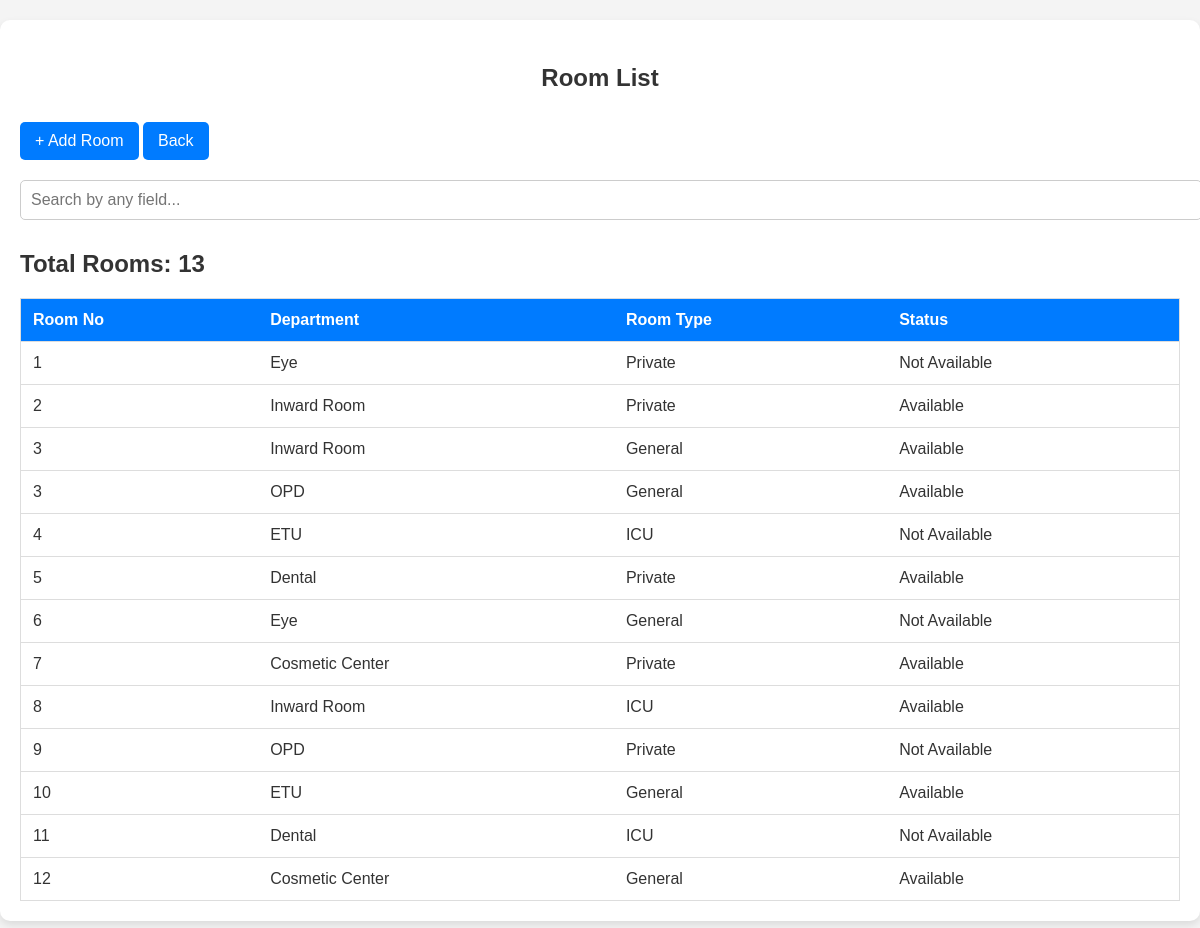
The app's page /hospital/viewroom.php with its own data.
### tables this page shows
CREATE TABLE `rooms` (
  `room_no` int(11) NOT NULL,
  `department` varchar(20) NOT NULL,
  `room_type` varchar(20) NOT NULL,
  `status` varchar(20) NOT NULL
);

### hospital/viewroom.php (the view, shortened to what this page needs)
<?php
include 'conf.php';
$sql = "SELECT * FROM rooms";
$result = mysqli_query($conn, $sql);
$count_sql = "SELECT COUNT(*) AS total_rooms FROM rooms";
$count_result = mysqli_query($conn, $count_sql);
$count_row = mysqli_fetch_assoc($count_result);
$total_rooms = $count_row['total_rooms'];
?>
<!DOCTYPE html>
<html lang="en">
<head>
    <link rel="stylesheet" href="viewtable.css">
</head>
<body>
    <div class="container">
    <h3>Room List</h3>
        <button class="add-patient" onclick="window.location.href='room.php'">+ Add Room</button>
        <button class="back" onclick="window.location.href='roomdash.php'">Back</button>
        <input type="text" id="search" placeholder="Search by any field...">
        <div class="main-content">
            <div class="total-rooms">
                <h2>Total Rooms: <?php echo $total_rooms; ?></h2>
            </div>
            <table id="rooms-table">
                <thead>
                    <tr>
                        <th>Room No</th>
                        <th>Department</th>
                        <th>Room Type</th>
                        <th>Status</th>
                    </tr>
                </thead>
                <tbody>
                    <?php
                    if ($result && mysqli_num_rows($result) > 0) {
                        while ($row = mysqli_fetch_assoc($result)) {
                            echo "<tr>";
                            echo "<td>" . $row['room_no'] . "</td>";
                            echo "<td>" . $row['department'] . "</td>";
                            echo "<td>" . $row['room_type'] . "</td>";
                            echo "<td>" . $row['status'] . "</td>";
                            echo "</tr>";
                        }
                    } else {
                        echo "<tr><td colspan='4'>No rooms available</td></tr>";
                    }
                    ?>
                </tbody>
            </table>
        </div>
    </div>
</body>
</html>

### hospital/viewtable.css (style rules this page uses)
body { font-family: Arial, sans-serif; margin: 0; padding: 0; background-color: #f4f4f4; color: #333; }
.container { max-width: 1200px; margin: 20px auto; background-color: #ffffff; padding: 20px; box-shadow: 0 4px 8px rgba(0, 0, 0, 0.1); border-radius: 10px; }
h3 { text-align: center; color: #333; font-size: 24px; margin-bottom: 20px; }
.add-patient, .back { background-color: #007bff; color: #ffffff; border: none; padding: 10px 15px; font-size: 16px; cursor: pointer; border-radius: 5px; margin: 10px 0; text-align: center; display: inline-block; }
#search { width: 100%; padding: 10px; margin: 10px 0; font-size: 16px; border: 1px solid #ccc; border-radius: 5px; }
table { width: 100%; border-collapse: collapse; margin-top: 20px; border: 1px solid #ddd; }
th, td { padding: 12px; text-align: left; border-bottom: 1px solid #ddd; }
th { background-color: #007bff; color: white; font-weight: bold; }

### records on screen
rooms: room_no "1", department "Eye", room_type "Private", status "Not Available"
rooms: room_no "2", department "Inward Room", room_type "Private", status "Available"
rooms: room_no "3", department "Inward Room", room_type "General", status "Available"
rooms: room_no "3", department "OPD", room_type "General", status "Available"
rooms: room_no "4", department "ETU", room_type "ICU", status "Not Available"
rooms: room_no "5", department "Dental", room_type "Private", status "Available"
rooms: room_no "6", department "Eye", room_type "General", status "Not Available"
rooms: room_no "7", department "Cosmetic Center", room_type "Private", status "Available"
rooms: room_no "8", department "Inward Room", room_type "ICU", status "Available"
rooms: room_no "9", department "OPD", room_type "Private", status "Not Available"
rooms: room_no "10", department "ETU", room_type "General", status "Available"
rooms: room_no "11", department "Dental", room_type "ICU", status "Not Available"
rooms: room_no "12", department "Cosmetic Center", room_type "General", status "Available"

### other values on screen
$total_rooms "13"
